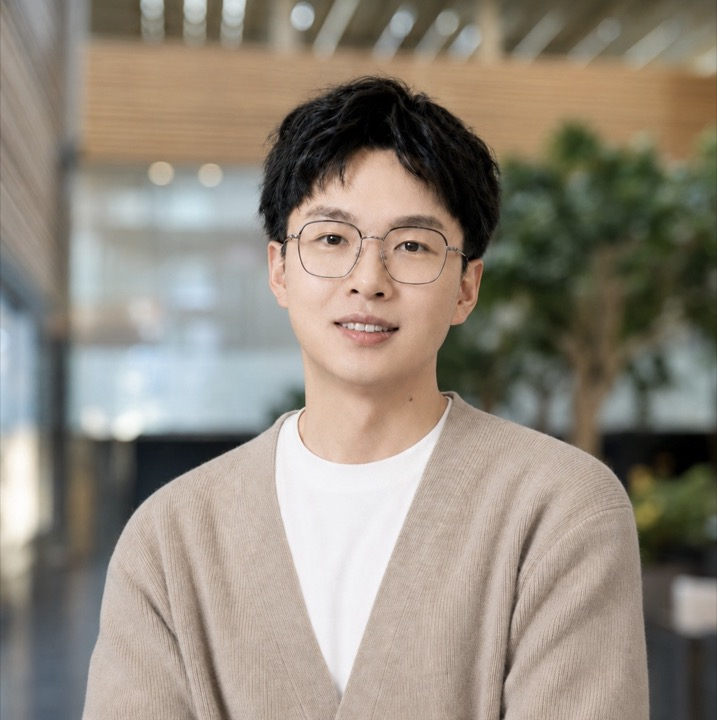
#> input picture assets/portrait.jpg, 717 x 720 px
$ python make_og.py
#> lines starting #> are read from the running program, lines starting #| are printed output that depends on the picture; after the words box and inside, x2 and y2 are one past the last pixel; in counts of white or black regions, pixels touching at a corner belong together
#!/usr/bin/env python3
"""Generate the Open Graph social card (1200x630) for the personal site.

Matches the site's light theme: warm paper background, Oxford-navy ink and
accent bar. Run from anywhere: python3 assets/make_og.py
"""
from pathlib import Path
from PIL import Image, ImageDraw, ImageFont

OUT = Path(__file__).resolve().parent / "og.png"

W, H = 1200, 630
BG = (250, 249, 246)       # --bg
INK = (22, 32, 42)         # --ink
MUTED = (88, 100, 113)     # --muted
ACCENT = (11, 61, 107)     # --accent (Oxford navy)

# System font candidates (macOS first, then common fallbacks).
SERIF_CANDIDATES = [
    "/System/Library/Fonts/Supplemental/Georgia Bold.ttf",
    "/System/Library/Fonts/Supplemental/Georgia.ttf",
    "/Library/Fonts/Georgia.ttf",
    "/System/Library/Fonts/Supplemental/Times New Roman Bold.ttf",
]
SANS_CANDIDATES = [
    "/System/Library/Fonts/Supplemental/Arial.ttf",
    "/System/Library/Fonts/Helvetica.ttc",
    "/Library/Fonts/Arial.ttf",
]
SANS_BOLD_CANDIDATES = [
    "/System/Library/Fonts/Supplemental/Arial Bold.ttf",
    "/Library/Fonts/Arial Bold.ttf",
]


def load(cands, size):
    for p in cands:
        if Path(p).exists():
            try:
                return ImageFont.truetype(p, size)
            except Exception:
                continue
    return ImageFont.load_default()


def main():
    img = Image.new("RGB", (W, H), BG)
    d = ImageDraw.Draw(img)

    serif_xl = load(SERIF_CANDIDATES, 92)
    sans_md = load(SANS_BOLD_CANDIDATES or SANS_CANDIDATES, 36)
    sans_sm = load(SANS_CANDIDATES, 30)

    pad = 88

    # Accent bar at the top-left.
    d.rectangle([pad, pad, pad + 88, pad + 12], fill=ACCENT)

    # Eyebrow.
    d.text((pad, pad + 34), "UNIVERSITY OF OXFORD", font=sans_sm, fill=ACCENT)

    # Name.
    d.text((pad - 2, pad + 96), "Xiaomin Zhong", font=serif_xl, fill=INK)

    # Role.
    d.text((pad, pad + 220), "Health Data Epidemiologist", font=sans_md, fill=INK)

    # One-line positioning.
    d.text(
        (pad, pad + 300),
        "Safer hospital care, from health records.",
        font=sans_sm,
        fill=MUTED,
    )

    # Headshot on the right, vertically centred, with rounded corners.
    portrait_path = Path(__file__).resolve().parent / "portrait.jpg"
    if portrait_path.exists():
        ps = 264
        portrait = Image.open(portrait_path).convert("RGB").resize((ps, ps))
        mask = Image.new("L", (ps, ps), 0)
#> mask: PIL image 264x264 L; every value is 0
        ImageDraw.Draw(mask).rounded_rectangle([0, 0, ps, ps], radius=18, fill=255)
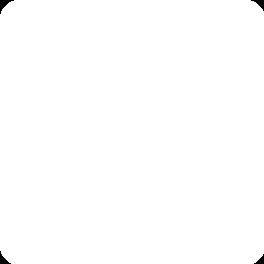
#> mask: PIL image 264x264 L; 99.7% white; 4 black regions, box (x1, y1, x2, y2) and area: (0, 0, 14, 14) 74, (251, 0, 264, 11) 60, (0, 251, 11, 264) 60, (254, 254, 264, 264) 47
        px = W - pad - ps
        py = (H - ps) // 2
        # thin accent frame
        d.rounded_rectangle([px - 3, py - 3, px + ps + 3, py + ps + 3], radius=21, outline=ACCENT, width=2)
        img.paste(portrait, (px, py), mask)
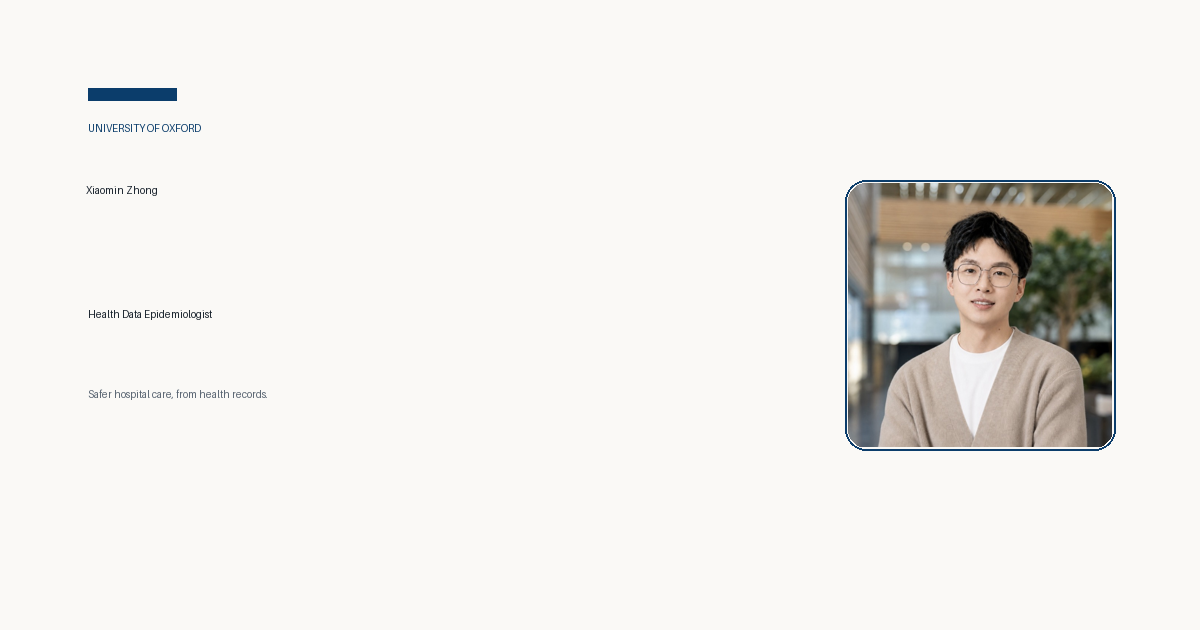
#> img: PIL image 1200x630 RGB; mean R, G, B 239, 237.6, 234
    else:
        chip = 132
        cx0, cy0 = W - pad - chip, H - pad - chip
        d.rounded_rectangle([cx0, cy0, cx0 + chip, cy0 + chip], radius=22, fill=ACCENT)
        mono = load(SERIF_CANDIDATES, 64)
        tb = d.textbbox((0, 0), "XZ", font=mono)
        d.text((cx0 + (chip - (tb[2] - tb[0])) / 2 - tb[0], cy0 + (chip - (tb[3] - tb[1])) / 2 - tb[1]),
               "XZ", font=mono, fill=(255, 255, 255))

    # Footer profile line.
    d.text((pad, H - pad - 14), "scholar.google.com  ·  ndph.ox.ac.uk", font=sans_sm, fill=MUTED)

    img.save(OUT, "PNG")
    print(f"Wrote {OUT} ({W}x{H})")


if __name__ == "__main__":
    main()
